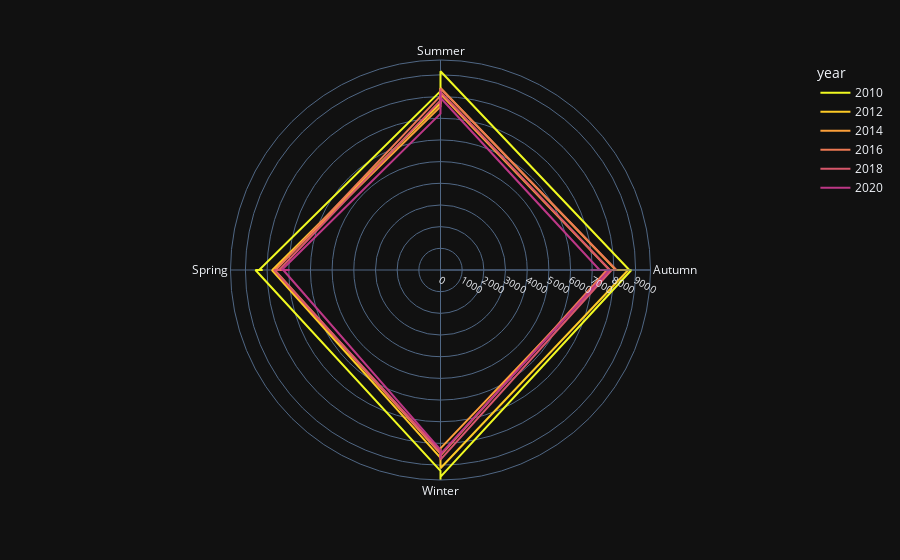

Notebook code for this chart:
### Code cell
fig = px.line_polar(df, r="TOTALDEMAND", theta="season", color="year", 
                    line_close=True,
                    color_discrete_sequence=px.colors.sequential.Plasma_r,
                    template="plotly_dark")
fig.update_layout(polar=dict(radialaxis=dict(tickfont=dict(size=10)))) #Decreases radial axis font size
fig.show()

### Figure 1 — Plotly figure (JSON) as saved in the notebook; plotly's stock layout.template omitted (floating-point values rounded to 4 significant figures)
{"data": [{"hovertemplate": "year=2010<br>TOTALDEMAND=%{r}<br>season=%{theta}<extra></extra>", "legendgroup": "2010", "line": {"color": "#f0f921", "dash": "solid"}, "marker": {"symbol": "circle"}, "mode": "lines", "name": "2010", "r": [8993.0, 9168.0, 8712.0, 8205.0, 8807.0, 9543.0, 9689.0, 9266.0, 8537.0, 8201.0, 8368.0, 8252.0, 8993.0], "showlegend": true, "subplot": "polar", "theta": ["Summer", "Summer", "Autumn", "Autumn", "Autumn", "Winter", "Winter", "Winter", "Spring", "Spring", "Spring", "Summer", "Summer"], "type": "scatterpolar"}, {"hovertemplate": "year=2012<br>TOTALDEMAND=%{r}<br>season=%{theta}<extra></extra>", "legendgroup": "2012", "line": {"color": "#fdca26", "dash": "solid"}, "marker": {"symbol": "circle"}, "mode": "lines", "name": "2012", "r": [8331.0, 8399.0, 8092.0, 7938.0, 8664.0, 9148.0, 8992.0, 8671.0, 7781.0, 7570.0, 7760.0, 7691.0, 8331.0], "showlegend": true, "subplot": "polar", "theta": ["Summer", "Summer", "Autumn", "Autumn", "Autumn", "Winter", "Winter", "Winter", "Spring", "Spring", "Spring", "Summer", "Summer"], "type": "scatterpolar"}, {"hovertemplate": "year=2014<br>TOTALDEMAND=%{r}<br>season=%{theta}<extra></extra>", "legendgroup": "2014", "line": {"color": "#fb9f3a", "dash": "solid"}, "marker": {"symbol": "circle"}, "mode": "lines", "name": "2014", "r": [8072.0, 8122.0, 7803.0, 7473.0, 7843.0, 8228.0, 8669.0, 8465.0, 7687.0, 7434.0, 7679.0, 7539.0, 8072.0], "showlegend": true, "subplot": "polar", "theta": ["Summer", "Summer", "Autumn", "Autumn", "Autumn", "Winter", "Winter", "Winter", "Spring", "Spring", "Spring", "Summer", "Summer"], "type": "scatterpolar"}, {"hovertemplate": "year=2016<br>TOTALDEMAND=%{r}<br>season=%{theta}<extra></extra>", "legendgroup": "2016", "line": {"color": "#ed7953", "dash": "solid"}, "marker": {"symbol": "circle"}, "mode": "lines", "name": "2016", "r": [7904.0, 8386.0, 8114.0, 7519.0, 7678.0, 8558.0, 8637.0, 8455.0, 7654.0, 7199.0, 7605.0, 8034.0, 7904.0], "showlegend": true, "subplot": "polar", "theta": ["Summer", "Summer", "Autumn", "Autumn", "Autumn", "Winter", "Winter", "Winter", "Spring", "Spring", "Spring", "Summer", "Summer"], "type": "scatterpolar"}, {"hovertemplate": "year=2018<br>TOTALDEMAND=%{r}<br>season=%{theta}<extra></extra>", "legendgroup": "2018", "line": {"color": "#d8576b", "dash": "solid"}, "marker": {"symbol": "circle"}, "mode": "lines", "name": "2018", "r": [8365.0, 8216.0, 7813.0, 7544.0, 7896.0, 8751.0, 8673.0, 8384.0, 7683.0, 7410.0, 7444.0, 7822.0, 8365.0], "showlegend": true, "subplot": "polar", "theta": ["Summer", "Summer", "Autumn", "Autumn", "Autumn", "Winter", "Winter", "Winter", "Spring", "Spring", "Spring", "Summer", "Summer"], "type": "scatterpolar"}, {"hovertemplate": "year=2020<br>TOTALDEMAND=%{r}<br>season=%{theta}<extra></extra>", "legendgroup": "2020", "line": {"color": "#bd3786", "dash": "solid"}, "marker": {"symbol": "circle"}, "mode": "lines", "name": "2020", "r": [8263.0, 7947.0, 7342.0, 6926.0, 7792.0, 8491.0, 8690.0, 8301.0, 7255.0, 6956.0, 7326.0, 7216.0, 8263.0], "showlegend": true, "subplot": "polar", "theta": ["Summer", "Summer", "Autumn", "Autumn", "Autumn", "Winter", "Winter", "Winter", "Spring", "Spring", "Spring", "Summer", "Summer"], "type": "scatterpolar"}], "layout": {"polar": {"domain": {"x": [0.0, 1.0], "y": [0.0, 1.0]}, "angularaxis": {"direction": "clockwise", "rotation": 90}, "radialaxis": {"tickfont": {"size": 10}}}, "legend": {"title": {"text": "year"}, "tracegroupgap": 0}, "margin": {"t": 60}}}
